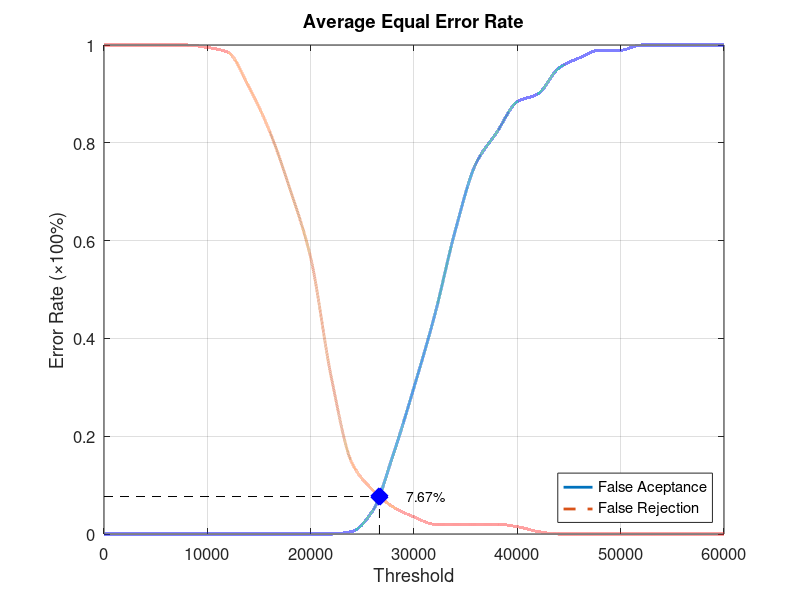
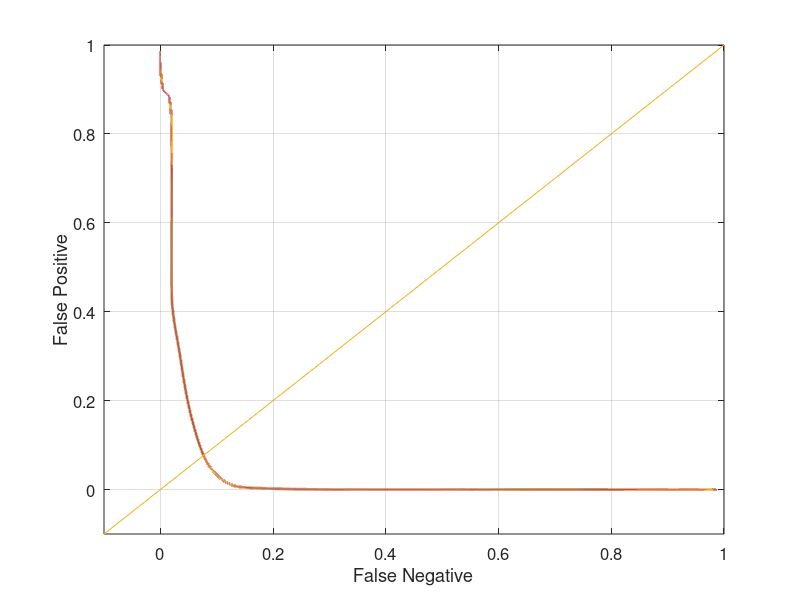

MATLAB code for these plots, in order:
function yEER = Database5_3
close all;
clear;
clc;
x = 0:2000:60000;
xq = 0:0.5:60000;

y0 = [0 0 0 0 0 0 0 0 0 0 0 0 0.00526316 0.0473684 0.163158 0.3 0.447368 0.621053 0.757895 0.821053 0.884211 0.9 0.952632 0.973684 0.989474 0.989474 1 1 1 1 1];
yy0 = interp1(x, y0, xq, 'pchip');
y1 = [1 1 1 1 1 0.995 0.985 0.915 0.825 0.705 0.565 0.32 0.145 0.09 0.055 0.035 0.02 0.02 0.02 0.02 0.015 0.005 0 0 0 0 0 0 0 0 0];
yy1 = interp1(x, y1, xq, 'pchip');

% Calculating EER: 
y2 = abs(y0 - y1);
find(y2 == min(y2))
yy2 = abs(yy0 - yy1);
xEER = find(yy2 == min(yy2));
xEERIndex = xq(xEER) % X-axis EER
yEER = yy0(xEER) % Y-axis EER

main = figure
plot(xq, yy0,'-','LineWidth', 2);	hold on
plot(xq, yy1,'--','LineWidth', 2);	hold on
plot([xEERIndex xEERIndex], [0 yEER], 'k--');	hold on
plot([0 xEERIndex], [yEER yEER], 'k--');	hold on
plot(xEERIndex, yEER, 'bx', 'LineWidth', 10);	hold on
text(xEERIndex + 10 * xEERIndex / 100, yEER, [num2str(round((10000 * yEER)) / 100) '%'])
legend('False Aceptance', 'False Rejection', 'Location', 'SouthEast')
xlabel('Threshold')
ylabel('Error Rate (\times100%)')
title('Average Equal Error Rate')
set(gca, 'FontSize', 12)
axis([0 60000 0 1])
grid on

print(main, 'Database5_3Main', '-dpng');
FNRxFPR = figure('Color', [1 1 1]);
plot(yy1, yy0, '-', yy1, yy0, 'LineWidth', 2);
hold on
y = -0.1:0.1:1
plot(y, y); 
set(gca, 'FontSize', 12)
xlabel('False Negative')
ylabel('False Positive')
axis([-0.1 1 -0.1 1])
set(gca, 'FontSize', 12)
grid on

print(FNRxFPR, 'Database5_3FNRxFPR','-dpng');
end
